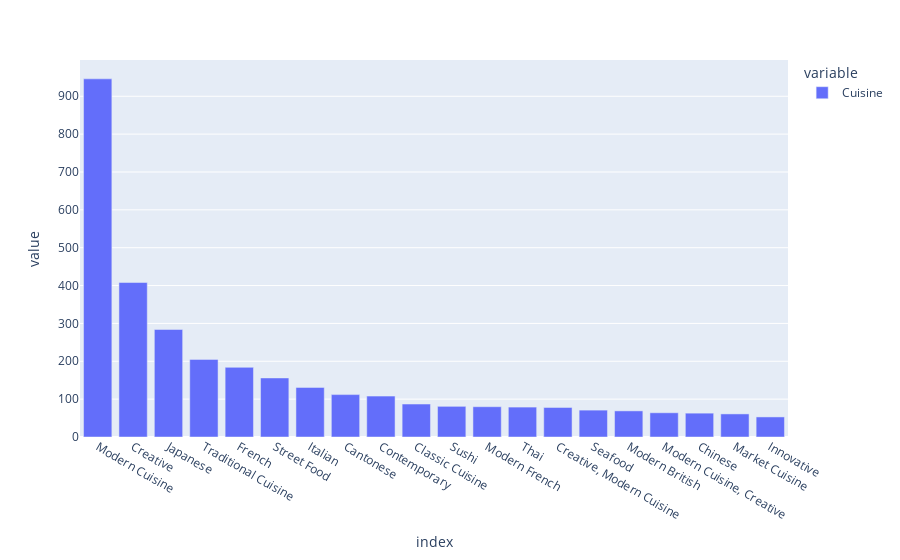

The notebook cell this image was saved under:
### Code cell
px.bar(df["Cuisine"].value_counts().sort_values(ascending=False)[:20])

### Figure 1 — Plotly figure (JSON) as saved in the notebook; plotly's stock layout.template omitted (floating-point values rounded to 4 significant figures)
{"data": [{"alignmentgroup": "True", "hovertemplate": "variable=Cuisine<br>index=%{x}<br>value=%{y}<extra></extra>", "legendgroup": "Cuisine", "marker": {"color": "#636efa", "pattern": {"shape": ""}}, "name": "Cuisine", "offsetgroup": "Cuisine", "orientation": "v", "showlegend": true, "textposition": "auto", "type": "bar", "x": ["Modern Cuisine", "Creative", "Japanese", "Traditional Cuisine", "French", "Street Food", "Italian", "Cantonese", "Contemporary", "Classic Cuisine", "Sushi", "Modern French", "Thai", "Creative, Modern Cuisine", "Seafood", "Modern British", "Modern Cuisine, Creative", "Chinese", "Market Cuisine", "Innovative"], "xaxis": "x", "y": [946, 408, 284, 205, 184, 156, 131, 112, 108, 87, 81, 80, 79, 78, 71, 69, 64, 63, 61, 53], "yaxis": "y"}], "layout": {"barmode": "relative", "legend": {"title": {"text": "variable"}, "tracegroupgap": 0}, "margin": {"t": 60}, "xaxis": {"anchor": "y", "domain": [0, 1], "title": {"text": "index"}}, "yaxis": {"anchor": "x", "domain": [0, 1], "title": {"text": "value"}}}}
